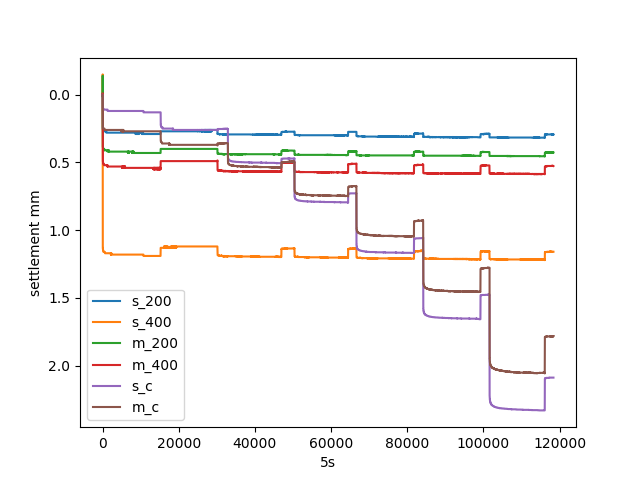

The script that saved this image:
import pandas as pd
import matplotlib as mpl
mpl.use('tkagg')
import matplotlib.pyplot as plt

df = pd.read_csv("processed_data.csv")
cols = df.columns
for col in cols[1:]:
    plt.plot(df[col],label=col)

plt.gca().invert_yaxis()
plt.xlabel('5s')
plt.ylabel('settlement mm')
plt.legend()
plt.savefig('result.png')
plt.show()
